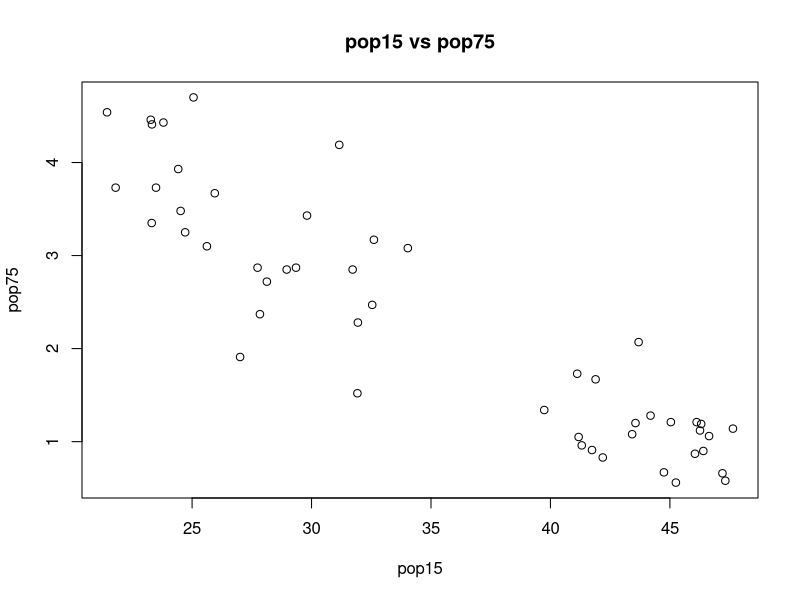

This chart was generated by the following R code:
## ---- chunk 1
knitr::opts_chunk$set(echo = TRUE)
## ---- chunk 2
help("LifeCycleSavings")
## ---- chunk 3
help("LifeCycleSavings")
## ---- chunk 4
mean(LifeCycleSavings$sr)
## ---- chunk 5
min(LifeCycleSavings$dpi)

max(LifeCycleSavings$dpi)
## ---- chunk 6
median(LifeCycleSavings$dpi)

length(which(LifeCycleSavings$dpi>695.665))
## ---- chunk 7
max(LifeCycleSavings$sr[LifeCycleSavings$pop15 > 10*LifeCycleSavings$pop75])
## ---- chunk 8
mean(LifeCycleSavings$sr[LifeCycleSavings$dpi > quantile(LifeCycleSavings$dpi, .75)])

median(LifeCycleSavings$sr[LifeCycleSavings$dpi > quantile(LifeCycleSavings$dpi, .75)])


#These statistics are different because the average is calculated by taking the sum of the observations and 
#dividing them by the total number of ovservations, and the median is the value that lies in the middle of 
#the data set. 
## ---- chunk 9
mean(LifeCycleSavings$sr[LifeCycleSavings$dpi < quantile(LifeCycleSavings$dpi, .25)])

median(LifeCycleSavings$sr[LifeCycleSavings$dpi < quantile(LifeCycleSavings$dpi, .25)])


#These statistics are different because the average is calculated by taking the sum of the observations and 
#dividing them by the total number of ovservations, and the median is the value that lies in the middle of 
#the data set. 
#The pattern of difference is different than Q7 in that the median is signficantly lower than the average.
#One possible explanation of this is that there are more observations of aggregate personal savings with
#lower values, but the observations with higher values are significantly higher observations. 
## ---- chunk 10
#Error in `[.data.frame`(LifeCycleSavings, LifeCycleSavings$pop15 > 10) : 
#undefined columns selected
### Explanation here
#The brackets are trying to subset LifeCycleSavings and then looking for the data where it does not exist 
#after it was subset. If you remove the brackerst and the first "LifeCycleSavings", you can find out
#which rows have the variable pop15>10.
## ---- chunk 11
#mean(pop15,pop75)
### Error message here
#Error in mean(pop15, pop75) : object 'pop15' not found
### Explanation here
#This error code comes from there being no information on where to find the variables. This can be included
#by either using $ before each variable or including 'data ='.
## ---- chunk 12
#mean(LifeCycleSavings$pop15, LifeCycleSavings$pop75)
### Error message here
#Error in mean.default(LifeCycleSavings$pop15, LifeCycleSavings$pop75) : 
#'trim' must be numeric of length one
### Explanation here
#This error comes from trying to run two experessions in a function that can only return a "numeric of 
#length one" or one response. You can either find the mean of pop15 or pop75, but not both at once. 
## ---- chunk 13
plot(LifeCycleSavings$pop15, LifeCycleSavings$pop75, xlab = 'pop15', ylab = 'pop75', main = 'pop15 vs pop75')
## ---- chunk 14
# Your answer here
#There seems to be a relationship between the percentage of the Population under the age of 15 and the amount
#of the population over the age of 75. The higher the percentage of people under the age of 15, the lower
#percentage of people over 75. 
## ---- chunk 15
# Your answer here
#I would like to see if there is a relationship between the amount of population over the age of 75
#and the amount of personal savings. Does more people over the age of 75 mean there are higher amounts
#of personal savings?
## ---- chunk 16
set.seed(660694484)
## ---- chunk 17
normsample <- rnorm(1000, mean=2, sd=1)
## ---- chunk 18
mean(normsample)

sd(normsample)
## ---- chunk 19
length(which(normsample>3))
168/1000
## ---- chunk 20
help(rnorm)
pnorm(3, mean=2, sd=1, lower.tail = FALSE)
